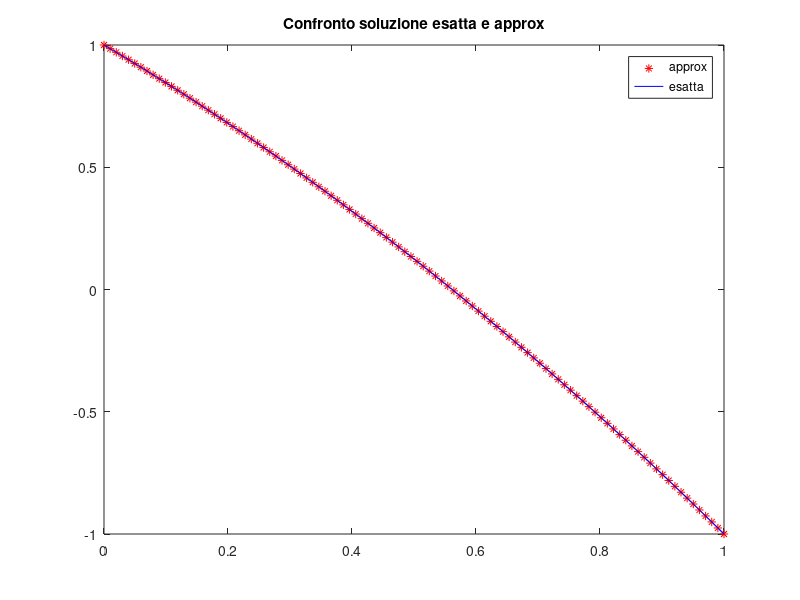
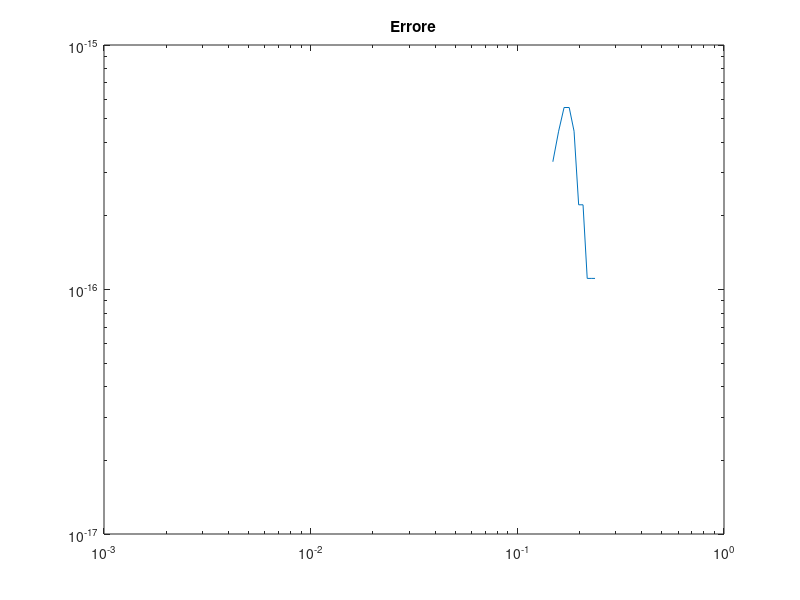

Recreate these plots in MATLAB, in order.
%Esercitazione 4
%Discretizzazione dell'equazione di Poisson in 1D

n=100;
h= 1/(n+1); %passo di discretizzazione
x=0:h:1; %griglia

u_esatta= -x.^2/2 -3*x/2 +1;
u= zeros(n,1);
u(1)=1;
u(n)=-1;

%costruisco matrice b
b= zeros(n,1);
for i= 1:n
    if (i==1)
        b(i)= 1 + (1/h.^2)*u(1);
    else if  (i==n)
        b(n)= 1 + (1/h.^2)*u(n);
    else b(i)=1;
    
        end 
    end 
end 

%costruisco matrice A
A= zeros(n);
for i=1:n 
    for j=1:n
        if (i==j)
            A(i,j)=2;
            if (i==1)
                A(i,j+1)=-1;
            elseif (i==n)
                A(i,j-1)=-1;
            else 
               A(i,j+1)=-1;
               A(i,j-1)=-1;
        
            end 
        end 
       
    end 
end 

A=(1/h.^2)*A;
u= A\b; %soluzione sist dinamico 
u_approx=[1;u;-1]; %incollo le condizioni al bordo 

figure(1)
plot(x,u_approx,'*r');
hold on 
plot(x,u_esatta,'b');
title('Confronto soluzione esatta e approx');
legend('approx','esatta')

errore= u_esatta - u_approx';
Einf = norm(u_esatta -u_approx', Inf);

figure(2)
loglog(x,errore);
title('Errore')









